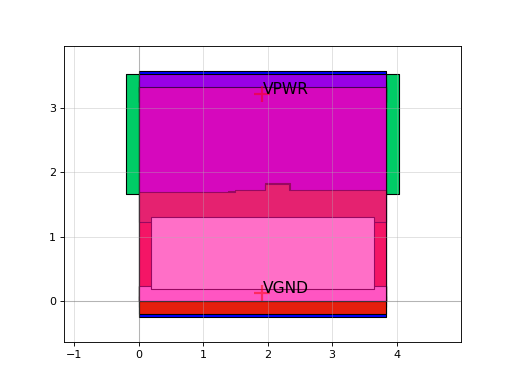

This chart was generated by the following Python code:
import sky130

c = sky130.components.sky130_fd_sc_hs__o31a_2()
c.plot()
